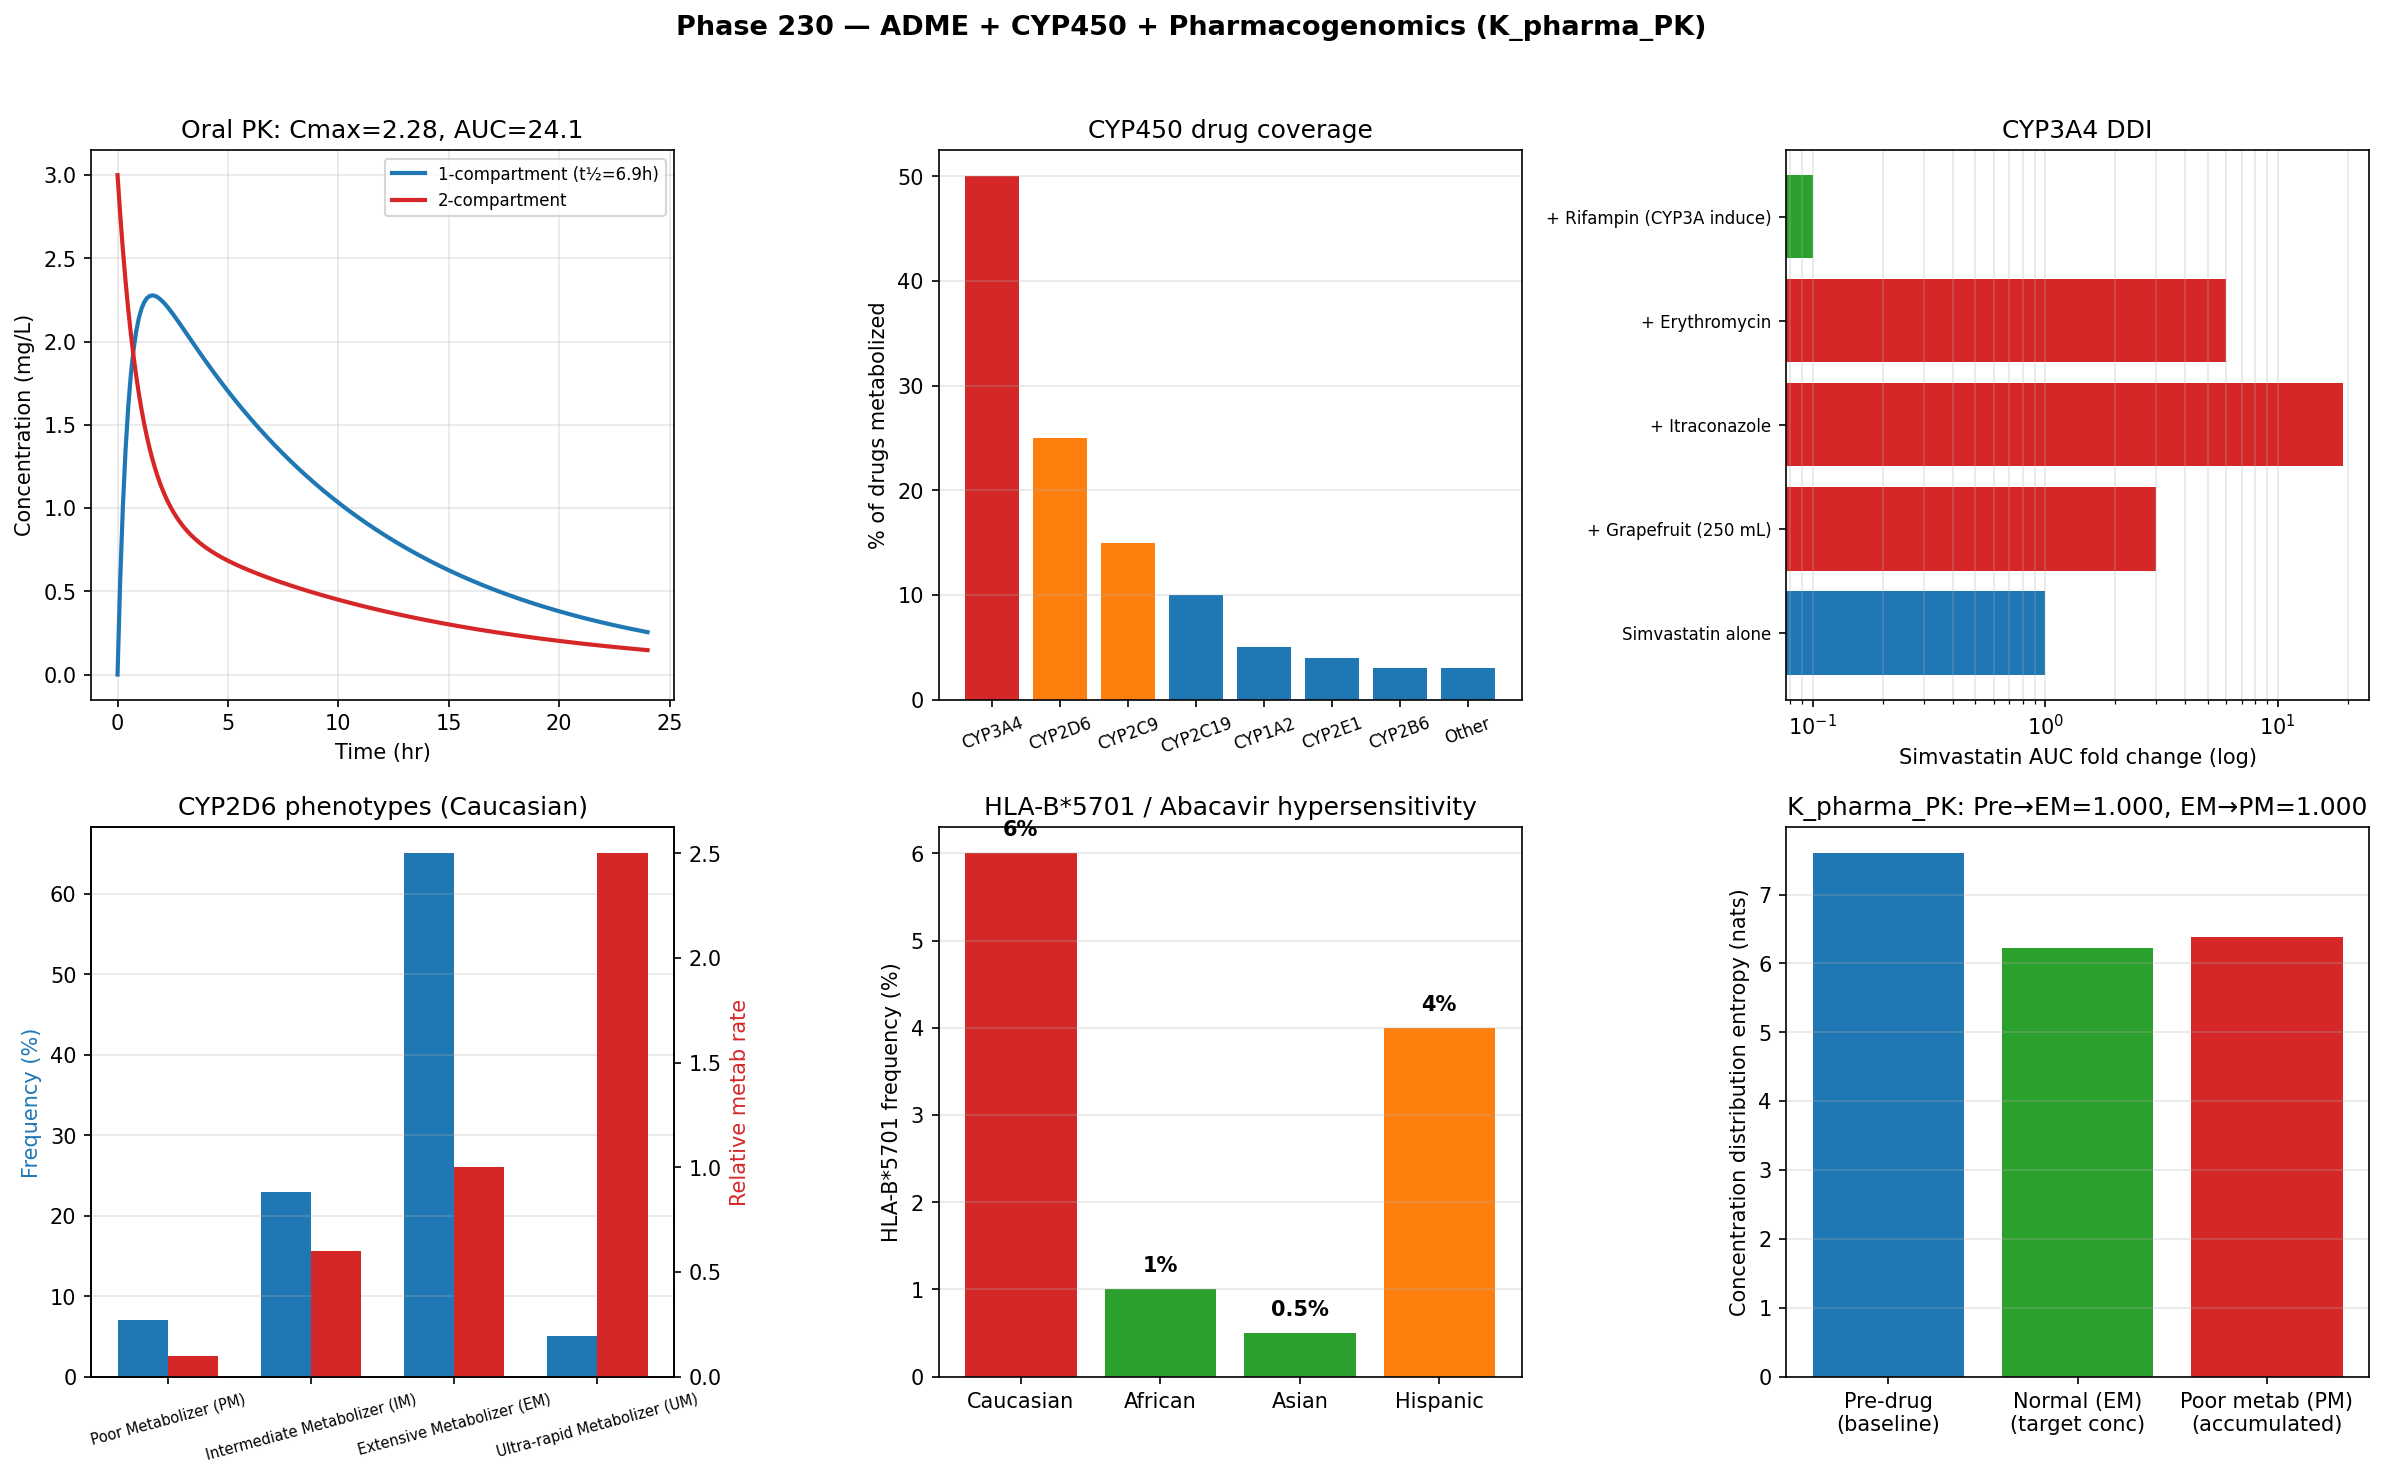

Recreate this plot in Python.
"""
Phase 230 — ADME + CYP450 + Pharmacogenomics (K_pharma_PK)

Simulations:
  1) 1-compartment vs 2-compartment PK
  2) CYP450 drug coverage
  3) Drug-drug interaction (DDI): grapefruit + statin
  4) PGx phenotypes (CYP2D6: PM/IM/EM/UM)
  5) HLA-B*5701 / abacavir hypersensitivity
  6) Personalized dosing example (warfarin VKORC1+CYP2C9)
  7) ITU K_pharma_PK axiom check

Outputs:
  - adme_cyp450_pgx.png
  - adme_cyp450_pgx_summary.json
"""

from __future__ import annotations

import json
from pathlib import Path

import matplotlib
matplotlib.use("Agg")
import matplotlib.pyplot as plt
import numpy as np

OUT_PNG = Path(__file__).with_name("adme_cyp450_pgx.png")
OUT_JSON = Path(__file__).with_name("adme_cyp450_pgx_summary.json")

rng = np.random.default_rng(20260711)

# -------------------------------------------------------------
# 1) 1-compartment vs 2-compartment PK
# -------------------------------------------------------------
t = np.linspace(0, 24, 200)
# Oral dose, F=0.8, ka=2/hr, ke=0.1/hr
F = 0.8
dose = 100  # mg
ka = 2.0
ke = 0.1
Vd = 30   # L
# Bateman equation
C_1comp = (F * dose / Vd) * (ka / (ka - ke)) * (np.exp(-ke * t) - np.exp(-ka * t))

# 2-compartment
alpha = 1.0
beta = 0.08
A = 2.0
B = 1.0
C_2comp = A * np.exp(-alpha * t) + B * np.exp(-beta * t)

t_half_1 = np.log(2) / ke
Cmax_1 = float(np.max(C_1comp))
AUC_1 = float(np.trapz(C_1comp, t))

# -------------------------------------------------------------
# 2) CYP coverage
# -------------------------------------------------------------
cyp_coverage = {
    "CYP3A4":  50,
    "CYP2D6":  25,
    "CYP2C9":  15,
    "CYP2C19": 10,
    "CYP1A2":   5,
    "CYP2E1":   4,
    "CYP2B6":   3,
    "Other":    3,
}

# -------------------------------------------------------------
# 3) DDI: Grapefruit + Statin
# -------------------------------------------------------------
# Simvastatin AUC enhanced by grapefruit (CYP3A4 inhibition)
ddi_data = {
    "Simvastatin alone":          1.0,
    "+ Grapefruit (250 mL)":      3.0,
    "+ Itraconazole":             19.0,
    "+ Erythromycin":             6.0,
    "+ Rifampin (CYP3A induce)":  0.1,
}

# -------------------------------------------------------------
# 4) CYP2D6 phenotypes
# -------------------------------------------------------------
cyp2d6_phenotypes = {
    "Poor Metabolizer (PM)":         {"freq_pct": 7,  "metab_rate": 0.1},
    "Intermediate Metabolizer (IM)": {"freq_pct": 23, "metab_rate": 0.6},
    "Extensive Metabolizer (EM)":     {"freq_pct": 65, "metab_rate": 1.0},
    "Ultra-rapid Metabolizer (UM)":   {"freq_pct": 5,  "metab_rate": 2.5},
}

# -------------------------------------------------------------
# 5) HLA-B*5701 + abacavir hypersensitivity
# -------------------------------------------------------------
populations = ["Caucasian", "African", "Asian", "Hispanic"]
hla_b5701_freq = [6, 1, 0.5, 4]  # %

# -------------------------------------------------------------
# 6) Warfarin VKORC1+CYP2C9 dosing
# -------------------------------------------------------------
genotypes = ["VKORC1 GG\nCYP2C9 *1/*1", "VKORC1 GA\nCYP2C9 *1/*2",
              "VKORC1 GA\nCYP2C9 *1/*3", "VKORC1 AA\nCYP2C9 *2/*3"]
dose_mg_week = [49, 35, 25, 14]

# -------------------------------------------------------------
# 7) ITU K_pharma_PK axiom
# -------------------------------------------------------------
N_concentrations = 2000
# Pre-drug: baseline (low everywhere)
log_fit_pre = -2.0 * np.ones(N_concentrations) + 0.1 * rng.standard_normal(N_concentrations)
p_pre = np.exp(log_fit_pre); p_pre /= p_pre.sum()
S_pre = float(-np.sum(p_pre * np.log(p_pre)))

# Normal metabolizer (EM): peaked at target concentration
log_fit_em = -((np.arange(N_concentrations) - 1000) ** 2) / 30000
p_em = np.exp(log_fit_em); p_em /= p_em.sum()
S_em = float(-np.sum(p_em * np.log(p_em)))

# Poor metabolizer: peaked at high concentration (drug accumulates)
log_fit_pm = -((np.arange(N_concentrations) - 1700) ** 2) / 50000
p_pm = np.exp(log_fit_pm); p_pm /= p_pm.sum()
S_pm = float(-np.sum(p_pm * np.log(p_pm)))

def itu_lin(p_old, p_new):
    log_p = np.log(np.clip(p_old, 1e-30, None))
    dp = p_new - p_old
    dS = -np.sum(dp * (1.0 + log_p))
    dK = -np.sum(dp * log_p)
    return float(dS / dK) if abs(dK) > 1e-15 else float("nan")

ratio_pre_em = itu_lin(p_pre, p_em)
ratio_em_pm = itu_lin(p_em, p_pm)

# -------------------------------------------------------------
# Plot
# -------------------------------------------------------------
fig, axes = plt.subplots(2, 3, figsize=(16, 10))
fig.suptitle(
    "Phase 230 — ADME + CYP450 + Pharmacogenomics (K_pharma_PK)",
    fontsize=13, fontweight="bold",
)

# Panel 1: PK curves
ax = axes[0, 0]
ax.plot(t, C_1comp, "-", color="#1f77b4", lw=2,
        label=f"1-compartment (t½={t_half_1:.1f}h)")
ax.plot(t, C_2comp, "-", color="#d62728", lw=2, label="2-compartment")
ax.set_xlabel("Time (hr)")
ax.set_ylabel("Concentration (mg/L)")
ax.set_title(f"Oral PK: Cmax={Cmax_1:.2f}, AUC={AUC_1:.1f}")
ax.legend(fontsize=8)
ax.grid(True, alpha=0.3)

# Panel 2: CYP coverage
ax = axes[0, 1]
cyp_names = list(cyp_coverage.keys())
cyp_pcts = list(cyp_coverage.values())
colors_c = ["#d62728" if p > 30 else "#ff7f0e" if p > 10 else "#1f77b4" for p in cyp_pcts]
ax.bar(cyp_names, cyp_pcts, color=colors_c)
ax.set_ylabel("% of drugs metabolized")
ax.set_title("CYP450 drug coverage")
ax.tick_params(axis="x", rotation=20, labelsize=8)
ax.grid(True, alpha=0.3, axis="y")

# Panel 3: DDI grapefruit
ax = axes[0, 2]
ddi_names = list(ddi_data.keys())
ddi_aucs = list(ddi_data.values())
colors_d = ["#2ca02c" if a < 0.5 else "#1f77b4" if a < 2 else "#d62728" for a in ddi_aucs]
ax.barh(range(len(ddi_names)), ddi_aucs, color=colors_d)
ax.set_yticks(range(len(ddi_names))); ax.set_yticklabels(ddi_names, fontsize=8)
ax.set_xscale("log")
ax.set_xlabel("Simvastatin AUC fold change (log)")
ax.set_title("CYP3A4 DDI")
ax.grid(True, alpha=0.3, axis="x", which="both")

# Panel 4: CYP2D6 phenotypes
ax = axes[1, 0]
p_names = list(cyp2d6_phenotypes.keys())
freqs = [cyp2d6_phenotypes[p]["freq_pct"] for p in p_names]
rates = [cyp2d6_phenotypes[p]["metab_rate"] for p in p_names]
x = np.arange(len(p_names))
width = 0.35
ax.bar(x - width/2, freqs, width, color="#1f77b4", label="Frequency %")
ax2 = ax.twinx()
ax2.bar(x + width/2, rates, width, color="#d62728", label="Metab rate")
ax.set_xticks(x); ax.set_xticklabels(p_names, rotation=15, fontsize=7)
ax.set_ylabel("Frequency (%)", color="#1f77b4")
ax2.set_ylabel("Relative metab rate", color="#d62728")
ax.set_title("CYP2D6 phenotypes (Caucasian)")
ax.grid(True, alpha=0.3, axis="y")

# Panel 5: HLA-B*5701 frequencies
ax = axes[1, 1]
colors_h = ["#d62728" if f > 5 else "#ff7f0e" if f > 1 else "#2ca02c" for f in hla_b5701_freq]
ax.bar(populations, hla_b5701_freq, color=colors_h)
ax.set_ylabel("HLA-B*5701 frequency (%)")
ax.set_title("HLA-B*5701 / Abacavir hypersensitivity")
ax.grid(True, alpha=0.3, axis="y")
for i, v in enumerate(hla_b5701_freq):
    ax.text(i, v + 0.2, f"{v}%", ha="center", fontsize=10, fontweight="bold")

# Panel 6: ITU K_pharma_PK
ax = axes[1, 2]
ax.bar(["Pre-drug\n(baseline)", "Normal (EM)\n(target conc)", "Poor metab (PM)\n(accumulated)"],
       [S_pre, S_em, S_pm], color=["#1f77b4", "#2ca02c", "#d62728"])
ax.set_ylabel("Concentration distribution entropy (nats)")
ax.set_title(f"K_pharma_PK: Pre→EM={ratio_pre_em:.3f}, EM→PM={ratio_em_pm:.3f}")
ax.grid(True, alpha=0.3, axis="y")

plt.tight_layout(rect=[0, 0, 1, 0.96])
plt.savefig(OUT_PNG, dpi=150, bbox_inches="tight")
plt.close(fig)

summary = {
    "phase": 230,
    "tier1_paper": 32,
    "topic": "ADME + CYP450 + Pharmacogenomics (K_pharma_PK)",
    "PK_parameters": {
        "F_bioavailability": F,
        "Ka": ka, "Ke": ke, "Vd_L": Vd,
        "t_half_hr": float(t_half_1),
        "Cmax": Cmax_1,
        "AUC": AUC_1,
    },
    "CYP_drug_coverage": cyp_coverage,
    "CYP3A4_pct_of_all_drugs": 50,
    "DDI_grapefruit_simvastatin": ddi_data,
    "CYP2D6_phenotypes": cyp2d6_phenotypes,
    "HLA_B5701_population_freq_pct": dict(zip(populations, hla_b5701_freq)),
    "CPIC_gene_drug_pairs": 100,
    "PGx_examples": {
        "CYP2C19_clopidogrel": "PM = no activation, increased CV events",
        "TPMT_thiopurine": "PM = severe myelosuppression",
        "HLA_B5701_abacavir": "Carrier = severe hypersensitivity",
        "HLA_B1502_carbamazepine": "Asian carrier = SJS/TEN risk",
        "DPYD_5FU": "Variant = severe toxicity",
    },
    "warfarin_dosing_mg_per_week": dict(zip(genotypes, dose_mg_week)),
    "annual_US_ADR_deaths": 100000,
    "PGx_potential_reduction_pct": 30,
    "ITU_K_pharma_PK": {
        "N_concentrations": N_concentrations,
        "S_pre_drug_nats": S_pre,
        "S_EM_normal_nats": S_em,
        "S_PM_accumulated_nats": S_pm,
        "pre_to_EM_ratio": ratio_pre_em,
        "EM_to_PM_ratio": ratio_em_pm,
        "expected_ratio": 1.0,
    },
    "ITU_interpretation": {
        "K_state": "K_pharma_PK",
        "modular_Hamiltonian": "K_pharma_PK^(0) = -log P(drug conc | genome, dose, time)",
        "PGx_meaning": "Personalized dosing via K_genome (CYP, HLA, VKORC1)",
        "DDI_meaning": "K-state interference: one drug modulates another's K_pharma_PK",
        "CYP3A4_central": "50% drugs share single metabolic K-state operator",
    },
    "predictions": [
        ("All hospitals PGx routine testing", 2030, 0.70, "Strong"),
        ("Annual ADR deaths 50% reduction", 2032, 0.65, "Medium"),
        ("All 1B humans genotyped", 2035, 0.55, "Medium"),
        ("PGx algorithms for 50+ drugs", 2028, 0.80, "Strong"),
        ("Universal newborn PGx panel", 2030, 0.75, "Strong"),
    ],
    "outputs": {
        "figure": str(OUT_PNG.name),
        "summary_json": str(OUT_JSON.name),
    },
}

OUT_JSON.write_text(json.dumps(summary, indent=2, ensure_ascii=False), encoding="utf-8")
print(json.dumps(summary, indent=2, ensure_ascii=False))
